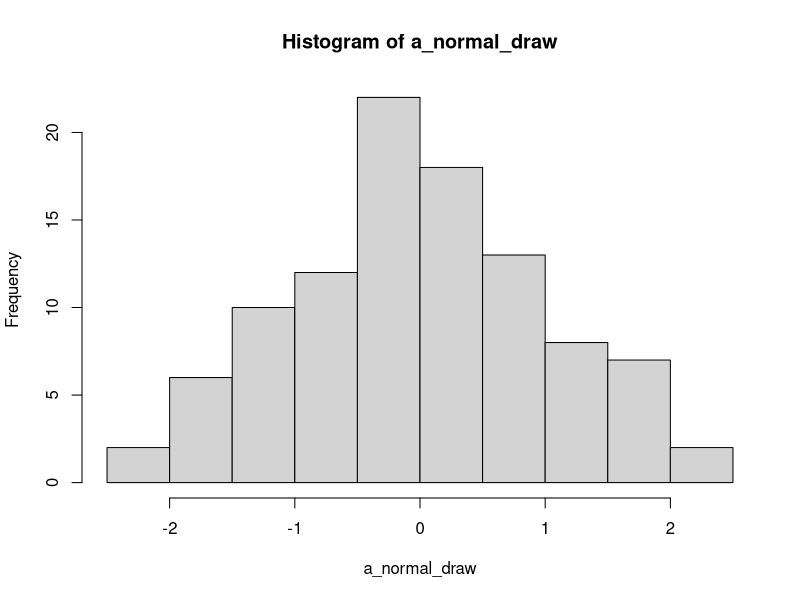

This figure's R source:
## ---- chunk 1
knitr::opts_chunk$set(echo = TRUE)
## ---- chunk 2
assay <- read.table("data/assay.txt", header = TRUE)
## ---- chunk 3
class(assay) # class of the object assay
str(assay) # class of each element of assay
class(assay$CFU) # class of a specific element of assay
## ---- chunk 4
assay$Antibiotic <- as.factor(assay$Antibiotic)
str(assay$Antibiotic)
## ---- chunk 5
summary(assay)
## ---- chunk 6
head(assay)
## ---- chunk 7
dim(assay) # shows the dimensions of matrices and data frames
ncol(assay) # number of columns
colnames(assay) # column (variable) names
length(assay$OD) # shows the length of vectors
## ---- chunk 8
some_numbers <- head(assay$CFU)
sum(some_numbers) # Sum the values of a numeric vector
sqrt(some_numbers) # square root of each value
sum(some_numbers)/length(some_numbers) # compute the mean "manually"
mean(some_numbers) # compute the mean using a specific function
median(some_numbers)
sd(some_numbers) # compute the standard deviation
min(some_numbers) # find the minimum
## ---- chunk 9
vector_mutiplication <- assay$CFU * assay$OD
assay$new_column <- vector_mutiplication # add as a column
assay[['new_column']] <- vector_mutiplication # equivalent
summary(assay) 
## ---- chunk 10
my_data_frame <- assay # we just copy the df not to overwrite it
my_data_frame$CFU <- my_data_frame$CFU*1000
my_data_frame$OD <- my_data_frame$OD*1000
my_data_frame$new_column <- my_data_frame$new_column*1000
## ---- chunk 11
for (i in c('OD', 'CFU', 'new_column')) { # define what to iterate on
  my_data_frame[[i]] <- my_data_frame[[i]]*1000
}
summary(my_data_frame)
## ---- chunk 12
slice_area <- (pi*(14/2)^2)/4
slice_area_formatted <- round(slice_area, 2)
paste('The slice of a 14 inches pizza cut in 8 will have a surface of', slice_area_formatted, "square inches.")
## ---- chunk 13
paste('The slice of a 14 inches pizza cut in 8 will have a surface of', round((pi*(14/2)^2)/4, 2), "square inches.")
## ---- chunk 14
a_vector_of_values <- runif(n = 10, min = 0, max = 100)
a_vector_of_values
sort(a_vector_of_values)
## ---- chunk 15
a_normal_draw <- rnorm(n = 100, mean = 0, sd = 1)
head(a_normal_draw)
hist(a_normal_draw)
## ---- chunk 16

